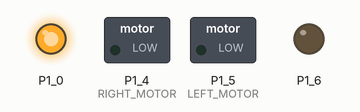
A sketch run on a simulated TI MSP430 LaunchPad. Shown: switched loads named in the sketch (green lamp = pin HIGH), output pins drawn as LEDs (lit = HIGH).

Above: at 2.1 s.
At 2.7 s:
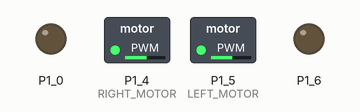
At 17.7 s:
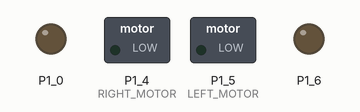
Timing chart, 0 to 19.2 s (numbered marks = the images above):
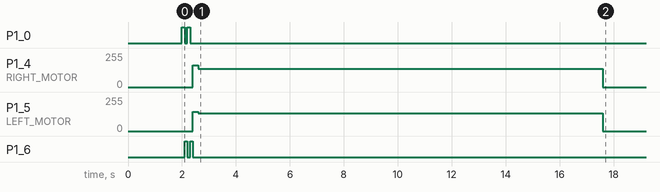

The sketch:

open_loop.ino
```cpp
/*
 * open_loop.ino
 *
 * EE16B Fall 2016
 * John Maidens, Emily Naviasky & Nathaniel Mailoa
 *
 * EE16B Fall 2017
 * Andrew Blatner
 *
 */

#define LEFT_MOTOR                  P1_5
#define RIGHT_MOTOR                 P1_4

#define RUN_TIME                    (15*1000)

unsigned long end_time = 0;

/*---------------------------*/
/*      CODE BLOCK CON1      */
/*---------------------------*/

float theta_left = 0.3052;
float theta_right = 0.3656;
float beta_left = -15.93;
float beta_right = -7.278;
float v_star = 57.2;

// PWM inputs to jolt the car straight
int left_jolt = 145;
int right_jolt = 165;

/*---------------------------*/
/*      CODE BLOCK CON2      */
/*---------------------------*/

float driveStraight_left(float v_star) {
  return (v_star + beta_left) / theta_left;
}

float driveStraight_right(float v_star) {
  return (v_star + beta_right) / theta_right;
}

/*---------------------------*/
/*---------------------------*/
/*---------------------------*/


void setup(void) {
  pinMode(LEFT_MOTOR, OUTPUT);
  pinMode(RIGHT_MOTOR, OUTPUT);
  pinMode(RED_LED, OUTPUT);
  pinMode(GREEN_LED, OUTPUT);

  write_pwm(0, 0); // Turn off motors
  delay(2000); // Wait 2 seconds to put down car
  reset_blinker(); // Blink lights to indicate car is running
  write_pwm(left_jolt, right_jolt); // Jolt motors for 200ms
  delay(200);

  /*---------------------------*/
  /*      CODE BLOCK CON0      */
  /*---------------------------*/

  // Attempt to drive straight using open loop control
  // Compute the PWM input required for each wheel based on v_star
  int left_cur_pwm = 135;
  int right_cur_pwm = 137;
  write_pwm(left_cur_pwm, right_cur_pwm);

  /*---------------------------*/
  /*---------------------------*/
  /*---------------------------*/

  end_time = millis() + RUN_TIME;
}

void loop(void) {
  if (end_time <= millis()) {
    write_pwm(0, 0);
  }
}

/*---------------------------*/
/*     Helper functions      */
/*---------------------------*/

void write_pwm(int pwm_left, int pwm_right) {
  analogWrite(LEFT_MOTOR, (int) min(max(0, pwm_left), 255));
  analogWrite(RIGHT_MOTOR, (int) min(max(0, pwm_right), 255));
}

void reset_blinker(void) {
  digitalWrite(RED_LED, HIGH);
  delay(100);
  digitalWrite(RED_LED, LOW);
  digitalWrite(GREEN_LED, HIGH);
  delay(100);
  digitalWrite(RED_LED, HIGH);
  digitalWrite(GREEN_LED, LOW);
  delay(100);
  digitalWrite(RED_LED, LOW);
  digitalWrite(GREEN_LED, HIGH);
  delay(100);
  digitalWrite(GREEN_LED, LOW);
}
```

Measured:
- by itself, P1_4 (RIGHT_MOTOR): 165/255 → 137/255 at 2.6 s, → 0/255 15.0 s later
- by itself, P1_5 (LEFT_MOTOR): 145/255 → 135/255 at 2.6 s, → 0/255 15.0 s later
